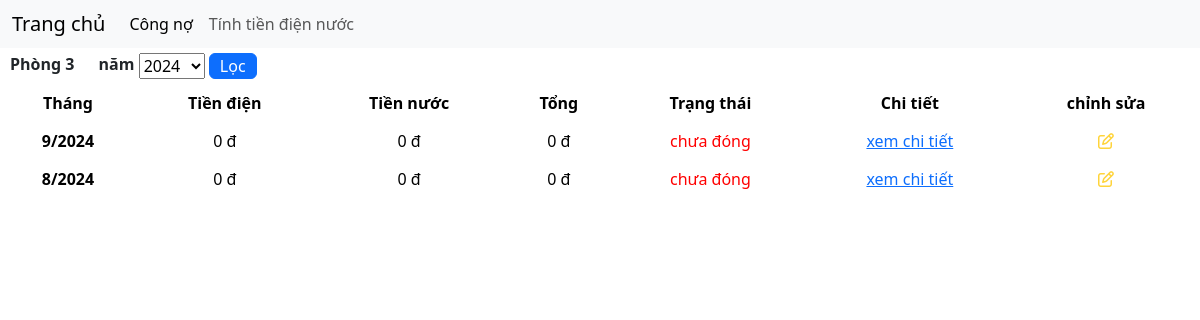
/home/phong/3/, run on the app's committed database.
### myHouse/models.py (models this page shows, shortened)
class Phong(models.Model):
	sodienthangtruoc = models.BigIntegerField(default=0)
	sonuocthangtruoc = models.BigIntegerField(default=0)
	sodienthangnay = models.BigIntegerField(default=0)
	sonuocthangnay = models.BigIntegerField(default=0)

class Congno(models.Model):
	thang = models.CharField(max_length=255)
	tiennuoc = models.BigIntegerField(default=0)
	tiendien = models.BigIntegerField(default=0)
	trangthai = models.BooleanField(default=False)
	phong = models.ForeignKey(Phong, on_delete=models.PROTECT, related_name='phong')
	@property
	def tong(self):
		return self.tiennuoc + self.tiendien

### myHouse/views.py (the view, shortened to what this page needs)
# urls.py: path('home/phong/<int:id>/', views.phong, name='phong'),
def phong(request, id):
	phong = Phong.objects.get(id=id)
	congnos = Congno.objects.filter(phong=phong).order_by("-id")
	thangnam = getthangnam()
	thang = int(datetime.now().month)
	nam = int(datetime.now().year)
	nams = []
	for x in congnos:
		if getnam(x.thang) not in nams:
			nams.append(getnam(x.thang))
	nams.sort(reverse=True)
	context = {
		'phong': phong,
		'congnos': congnos,
		'thangnam': thangnam,
		'thang': thang,
		'nam': nam,
		'nams': nams,
	}
	return render(request, 'phong.html', context)

### myHouse/views.py (called while the page is built)
def getthangnam():
	thang = datetime.now().month
	year = datetime.now().year
	return str(thang) + "/" + str(year)

def getnam(thang):
	tmp = thang.split('/')
	return tmp[1]

### myHouse/templates/phong.html (shortened to what this page needs)
{% extends 'index.html' %}
{% block content %}
<div class="phong_name">Phòng {{phong.id}}</div>
<div class="phong_name">
	<form action="{% url 'phong' id=phong.id %}" method="post">
		<label>năm</label>
		<select name="nam">
			{% if nam == '/' %}
			<option value="/" style="display:none">Tất cả</option>
			{% else %}
			<option value="{{nam}}" style="display:none">{{nam}}</option>
			{% endif %}
		</select>
		<button type="submit" class="btn btn-primary filter-btn">Lọc</button>
	</form>
</div>
<table class="table">
	<thead>
		<tr>
			<th class="text-align-center" scope=" col">Tháng</th>
			<th class="text-align-center" scope="col">Tiền điện</th>
			<th class="text-align-center" scope="col">Tiền nước</th>
			<th class="text-align-center" scope="col">Tổng</th>
			<th class="text-align-center" scope="col">Trạng thái</th>
			<th class="text-align-center" scope="col">Chi tiết</th>
			<th class="text-align-center" scope="col">chỉnh sửa</th>
		</tr>
	</thead>
	<tbody>
		{% for x in congnos %}
		<tr>
			<th class="text-align-center" scope="row">{{x.thang}}</th>
			<td class="text-align-center">{{x.tiennuoc}} đ</td>
			<td class="text-align-center">{{x.tiendien}} đ</td>
			<td class="text-align-center">{{x.tong}} đ</td>
			{% if x.trangthai == True %}
			<td class="text-align-center" style="color: green">đã đóng</td>
			{% else %}
			<td class="text-align-center" style="color: red">chưa đóng</td>
			{% endif %}
			<td class="text-align-center" style="color: green">
				<a href="#" class="">xem chi tiết</a>
			</td>
			<td class="text-align-center">
				<a href="" class=""><i class="fa-regular fa-pen-to-square" style="color: #FFD43B;"></i></a>
			</td>
		</tr>
		{% endfor %}
	</tbody>
</table>
{% endblock %}

### myHouse/static/styles.css (style rules this page uses)
.phong_name { display: inline-block; padding: 5px 10px; font-weight: 700; }
.text-align-center { text-align: center !important; }
.filter-btn { padding: 0 10px; }

### data on the page
Phong: id "3"
Congno: thang "9/2024", tiennuoc "0", tiendien "0", tong "0", trangthai "chưa đóng"
Congno: thang "8/2024", tiennuoc "0", tiendien "0", tong "0", trangthai "chưa đóng"

### other printed values
form field nam "2024"
